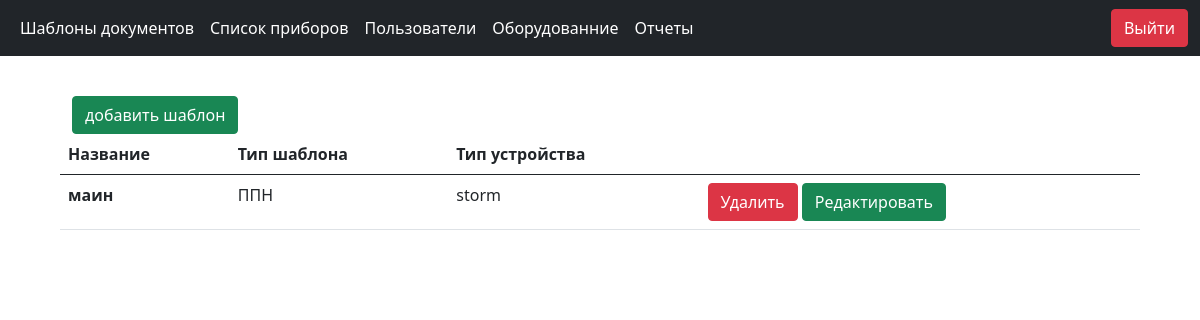
Page /admin/templates (signed in) on the committed database.
### Server/database.py (models this page shows)
class Templates(db.Model):
    __tablename__ = "templates"
    id = Column(Integer, primary_key=True, autoincrement=True)
    name = Column(String(32), nullable=False, default="template")
    id_plant = Column(ForeignKey("plants.id"), nullable=False, default=1)
    id_type = Column(ForeignKey("types.id"), nullable=False, default=1)
    path_template_docx_file = Column(String, nullable=False)
    path_map_data_json_file = Column(String, nullable=False)
    path_form_xlsx_file = Column(String, nullable=False)
    type = relationship("Type")
    plant = relationship("Plant")

class Type(db.Model):
    __tablename__ = "types"
    id = Column(Integer, primary_key=True, autoincrement=True)
    name = Column(String, nullable=False)

class Plant(db.Model):
    __tablename__ = "plants"
    id = Column(Integer, primary_key=True, autoincrement=True)
    name = Column(String, nullable=False)

### Server/Blueprints/admin/admin.py (the view)
@admin_router.route("/templates", methods=["POST", "GET"])
@login_required
def templates():
    template_service = TemplatesService()
    if request.method == "GET":
        templates_models = template_service.get_list_templates()
        if templates_models is None:
            templates_models = []
        return render_template("template_page.html", menu=menu, templates=templates_models)

### Server/Blueprints/admin/admin.py (called while the page is built)
@admin_router.before_request
def is_admin():
    if current_user.is_authenticated:
        user_roles = current_user.user.role.name
        if "admin" != user_roles and "super_admin" != user_roles:
            return redirect("/")
    else:
        return redirect("/")

### Server/Models/UserSession.py (called while the page is built)
    @property
    def user(self):
        return self.__user

### Server/Repository/TemplatesRepository.py (called while the page is built)
    def get_templates(self) -> list[Templates] | None:
        return self.__session.query(Templates).all()

### Server/Repository/UserRepository.py (called while the page is built)
    def get_user(self, id_user: int) -> User | None:
        return self.__session.get(User, id_user)

### Server/Services/TemplatesServices.py (called while the page is built)
    def get_list_templates(self) -> list[GetTemplate]:
        templates = self.__template_repository.get_templates()
        if templates:
            return [GetTemplate.model_validate(i, from_attributes=True) for i in templates]
        return []

### app.py (called while the page is built)
@login_manager.user_loader
def load_user(id_user) -> UserSession:
    from Server.Repository.UserRepository import UserRepository
    repo = UserRepository(db.session)
    return UserSession(GetUser.model_validate(repo.get_user(int(id_user)), from_attributes=True))

### Server/Blueprints/admin/templates/template_page.html
{% extends 'base_admin.html' %}
{% block content %}
<div class="container table__container">
    <div class="row">
        <div class="d-grid gap-2 d-md-block">
            <a class="btn btn-success" href="{{url_for('.manage_template')}}">добавить шаблон</a>
        </div>
    </div>
    <div class="row">
        <table class="table">
            <thead>
                <tr>
                  <th scope="col">Название</th>
                  <th scope="col">Тип шаблона</th>
                  <th scope="col">Тип устройства</th>
                  <th scope="col"></th>
                </tr>
            </thead>
            <tbody>
            {% for temp in templates %}
              <tr>
                <th>{{temp.name}}</th>
                <td>{{temp.type.name}}</td>
                <td>{{temp.plant.name}}</td>
                <td>
                    <a class="btn btn-danger" href="{{url_for('.delete_template', id_temp=temp.id)}}">Удалить</a>
                    <a class="btn btn-success" href="{{url_for('.manage_template', template_id=temp.id)}}">Редактировать</a>
                </td>
              </tr>
            {% endfor %}
            </tbody>
        </table>
    </div>
</div>
{% endblock %}

### static/css/styles.css (style rules this page uses)
.table__container { padding-top: 40px; width: 90%; }

### rows in the picture
Templates: name "маин", type.name "ППН", plant.name "storm"

### other values in the picture
{{ p.title }} "Шаблоны документов" "Список приборов" "Пользователи" "Оборудованние" "Отчеты"
